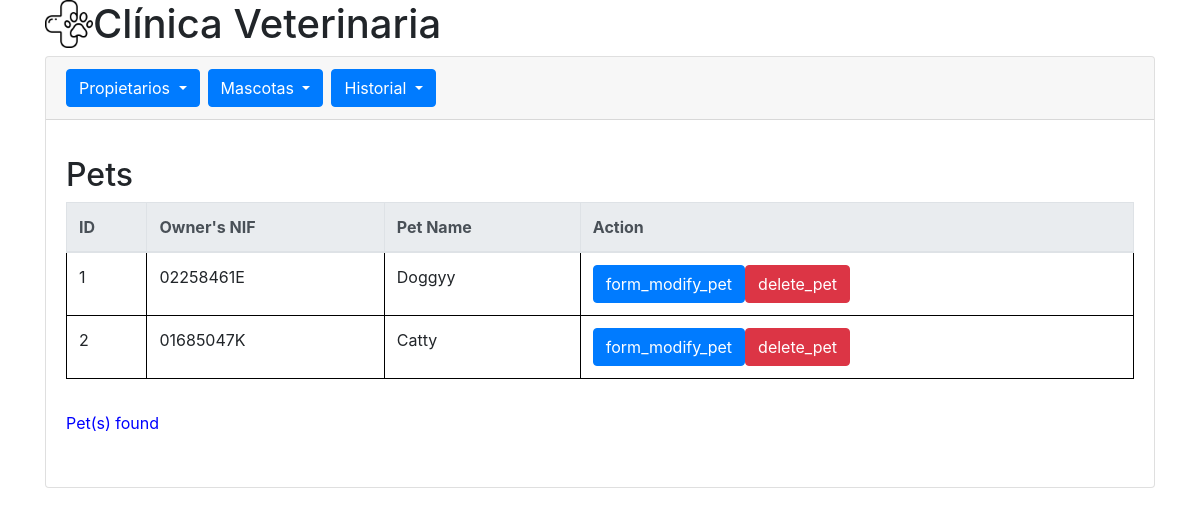
Page /index.php?menu=pet&option=list_all on the committed database.
### tables this page shows
CREATE TABLE `mascotas` (
  `id` int(11) NOT NULL,
  `nifpropietario` varchar(25) NOT NULL,
  `nom` varchar(25) NOT NULL
);

### model/Pet.class.php (called while the page is built, shortened)
<?php
class Pet
{
    private $id;
    private $idOwner;
    private $names;
    public function __construct($id, $idOwner, $names)
    {
        $this->id = $id;
        $this->idOwner = $idOwner;
        $this->names = $names;
    }
    public function getId()
    {
        return $this->id;
    }
    public function getIdOwner()
    {
        return $this->idOwner;
    }
    public function getNames()
    {
        return $this->names;
    }
}

### model/persist/DBConnection.class.php (called while the page is built)
<?php
class DBConnection
{
    private $dsn = "mysql:host=localhost;dbname=mascotasclinic";
    private $user = "root";
    private $password = "";
    private $dbh;
    private function connect()
    {
        $flag = true;
        try {
            $this->dbh = new PDO($this->dsn, $this->user, $this->password);
        } catch (PDOException $e) {
            $flag = false;
        }
        return $flag;
    }
    private function disconnect()
    {
        $this->dbh = null;
    }
    public function myQuery($sql, $vector)
    {
        $sentencia = null;
        if ($this->connect()) {
            try {
                $sentencia = $this->dbh->prepare($sql);
            } catch (PDOException $e) {
            }
            if ($sentencia->execute($vector) != false) {
                $this->disconnect();
            }
        }
        return $sentencia;
    }
}

### model/persist/PetDAO.class.php (called while the page is built, shortened)
<?php
require_once "model/Pet.class.php";
require_once "model/persist/DBConnection.class.php";
class PetDAO implements ModelInterface
{
    private $dbConnection;
    public function __construct()
    {
        $this->dbConnection = new DBConnection();
    }
    public function listAll()
    {
        $response = array();
        $sql = "SELECT * FROM mascotas";
        $vector = array();
        $sentence = $this->dbConnection->myQuery($sql, $vector);
        if ($sentence != null && $sentence->rowCount() != 0) {
            foreach ($sentence as $line) {
                $pet = new Pet($line["id"], $line["nifpropietario"], $line["nom"]);
                $response[] = $pet;
            }
        }
        return $response;
    }
}

### view/form/PetList.php (the view, shortened to what this page needs)
<div id="content">
    <h2>Pets</h2>
    <table class="table">
        <thead class="thead-light">
            <tr>
                <th>ID</th>
                <th>Owner's NIF</th>
                <th>Pet Name</th>
                <th>Action</th>
            </tr>
        </thead>
        <tbody>
            <?php
            foreach ($content as $element) {
                echo "<form method='post' actio=''>";
                echo "<tr>";
                echo "<td>{$element->getId()}</td>";
                echo "<td>{$element->getIdOwner()}</td>";
                echo "<td>{$element->getNames()}</td>";
                echo "<td>";
                echo "<input type='submit' name='action' value='form_modify_pet' class='btn btn-primary'>";
                echo "<input type='submit' name='action' value='delete_pet' class='btn btn-danger'>";
                echo "</td>";
                echo "</tr>";
                echo "</form>";
            }
            ?>
        </tbody>
    </table>
</div>

### view/css/body.css (style rules this page uses)
#content { width: 100%; float: left; margin-top: 1em; }
label, input, select { display: block; margin: 1em; }
input[type="submit"], input[type="reset"] { display: inline; margin: 0; }
table, th, tr, td { border: 0.1em solid black; border-collapse: collapse; }

### rows in the picture
mascotas: id "1", nifpropietario "02258461E", nom "Doggyy"
mascotas: id "2", nifpropietario "01685047K", nom "Catty"

### other values in the picture
$value "Pet(s) found"
